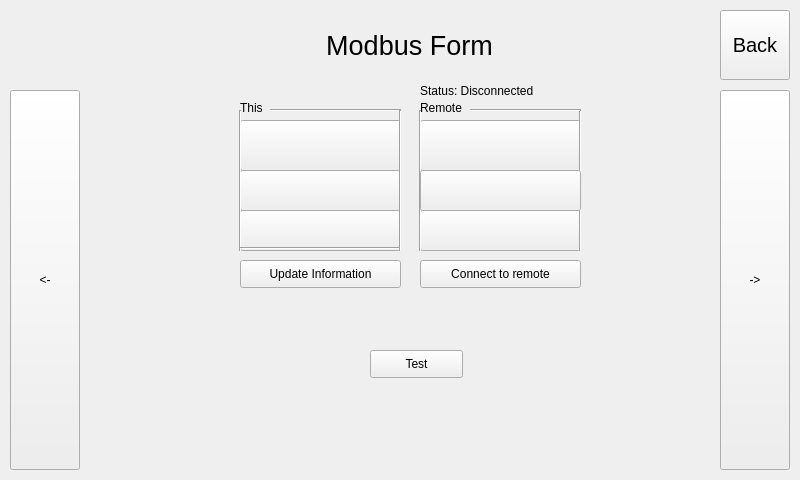
<?xml version="1.0" encoding="UTF-8"?>
<ui version="4.0">
 <class>ModbusForm</class>
 <widget class="QWidget" name="ModbusForm">
  <property name="geometry">
   <rect>
    <x>0</x>
    <y>0</y>
    <width>800</width>
    <height>480</height>
   </rect>
  </property>
  <property name="windowTitle">
   <string>Form</string>
  </property>
  <widget class="QLabel" name="RemoteIPAddress">
   <property name="geometry">
    <rect>
     <x>430</x>
     <y>120</y>
     <width>141</width>
     <height>51</height>
    </rect>
   </property>
   <property name="font">
    <font>
     <pointsize>12</pointsize>
    </font>
   </property>
   <property name="text">
    <string>IP Address:
172.22.0.28</string>
   </property>
  </widget>
  <widget class="QLabel" name="ThisPort">
   <property name="geometry">
    <rect>
     <x>250</x>
     <y>180</y>
     <width>141</width>
     <height>31</height>
    </rect>
   </property>
   <property name="font">
    <font>
     <pointsize>12</pointsize>
    </font>
   </property>
   <property name="text">
    <string>Port: 50200</string>
   </property>
  </widget>
  <widget class="QLabel" name="thisLabel">
   <property name="geometry">
    <rect>
     <x>240</x>
     <y>100</y>
     <width>55</width>
     <height>16</height>
    </rect>
   </property>
   <property name="text">
    <string>This</string>
   </property>
  </widget>
  <widget class="QLabel" name="RemoteID">
   <property name="geometry">
    <rect>
     <x>430</x>
     <y>210</y>
     <width>141</width>
     <height>31</height>
    </rect>
   </property>
   <property name="font">
    <font>
     <pointsize>12</pointsize>
    </font>
   </property>
   <property name="text">
    <string>Unit ID: 0</string>
   </property>
  </widget>
  <widget class="QPushButton" name="connectionButton">
   <property name="geometry">
    <rect>
     <x>420</x>
     <y>260</y>
     <width>161</width>
     <height>28</height>
    </rect>
   </property>
   <property name="text">
    <string>Connect to remote</string>
   </property>
  </widget>
  <widget class="QPushButton" name="UpdateInfoButton">
   <property name="geometry">
    <rect>
     <x>240</x>
     <y>260</y>
     <width>161</width>
     <height>28</height>
    </rect>
   </property>
   <property name="text">
    <string>Update Information</string>
   </property>
  </widget>
  <widget class="QPushButton" name="ThisIPMask">
   <property name="geometry">
    <rect>
     <x>240</x>
     <y>120</y>
     <width>161</width>
     <height>51</height>
    </rect>
   </property>
   <property name="text">
    <string/>
   </property>
  </widget>
  <widget class="QLabel" name="Title">
   <property name="geometry">
    <rect>
     <x>174</x>
     <y>25</y>
     <width>471</width>
     <height>41</height>
    </rect>
   </property>
   <property name="font">
    <font>
     <pointsize>20</pointsize>
    </font>
   </property>
   <property name="text">
    <string>Modbus Form</string>
   </property>
   <property name="alignment">
    <set>Qt::AlignCenter</set>
   </property>
  </widget>
  <widget class="QPushButton" name="testButton">
   <property name="geometry">
    <rect>
     <x>370</x>
     <y>350</y>
     <width>93</width>
     <height>28</height>
    </rect>
   </property>
   <property name="text">
    <string>Test</string>
   </property>
  </widget>
  <widget class="QPushButton" name="RemoteIPMask">
   <property name="geometry">
    <rect>
     <x>420</x>
     <y>120</y>
     <width>161</width>
     <height>51</height>
    </rect>
   </property>
   <property name="text">
    <string/>
   </property>
  </widget>
  <widget class="Line" name="line_2">
   <property name="geometry">
    <rect>
     <x>420</x>
     <y>240</y>
     <width>161</width>
     <height>16</height>
    </rect>
   </property>
   <property name="orientation">
    <enum>Qt::Horizontal</enum>
   </property>
  </widget>
  <widget class="QLabel" name="MIPAddress">
   <property name="geometry">
    <rect>
     <x>250</x>
     <y>120</y>
     <width>141</width>
     <height>51</height>
    </rect>
   </property>
   <property name="font">
    <font>
     <pointsize>12</pointsize>
    </font>
   </property>
   <property name="text">
    <string>IP Address:
172.22.0.28</string>
   </property>
  </widget>
  <widget class="QPushButton" name="RemoteIDMask">
   <property name="geometry">
    <rect>
     <x>420</x>
     <y>210</y>
     <width>161</width>
     <height>41</height>
    </rect>
   </property>
   <property name="text">
    <string/>
   </property>
  </widget>
  <widget class="QLabel" name="ThisID">
   <property name="geometry">
    <rect>
     <x>250</x>
     <y>210</y>
     <width>141</width>
     <height>31</height>
    </rect>
   </property>
   <property name="font">
    <font>
     <pointsize>12</pointsize>
    </font>
   </property>
   <property name="text">
    <string>Unit ID: 0</string>
   </property>
  </widget>
  <widget class="Line" name="line_4">
   <property name="geometry">
    <rect>
     <x>570</x>
     <y>110</y>
     <width>20</width>
     <height>141</height>
    </rect>
   </property>
   <property name="orientation">
    <enum>Qt::Vertical</enum>
   </property>
  </widget>
  <widget class="Line" name="line_5">
   <property name="geometry">
    <rect>
     <x>470</x>
     <y>100</y>
     <width>111</width>
     <height>20</height>
    </rect>
   </property>
   <property name="orientation">
    <enum>Qt::Horizontal</enum>
   </property>
  </widget>
  <widget class="Line" name="line_7">
   <property name="geometry">
    <rect>
     <x>270</x>
     <y>100</y>
     <width>131</width>
     <height>20</height>
    </rect>
   </property>
   <property name="orientation">
    <enum>Qt::Horizontal</enum>
   </property>
  </widget>
  <widget class="Line" name="line_3">
   <property name="geometry">
    <rect>
     <x>410</x>
     <y>110</y>
     <width>20</width>
     <height>141</height>
    </rect>
   </property>
   <property name="orientation">
    <enum>Qt::Vertical</enum>
   </property>
  </widget>
  <widget class="QPushButton" name="ThisIDMask">
   <property name="geometry">
    <rect>
     <x>240</x>
     <y>210</y>
     <width>161</width>
     <height>41</height>
    </rect>
   </property>
   <property name="text">
    <string/>
   </property>
  </widget>
  <widget class="QPushButton" name="ThisPortMask">
   <property name="geometry">
    <rect>
     <x>240</x>
     <y>170</y>
     <width>161</width>
     <height>41</height>
    </rect>
   </property>
   <property name="text">
    <string/>
   </property>
  </widget>
  <widget class="Line" name="line_6">
   <property name="geometry">
    <rect>
     <x>230</x>
     <y>110</y>
     <width>20</width>
     <height>141</height>
    </rect>
   </property>
   <property name="orientation">
    <enum>Qt::Vertical</enum>
   </property>
  </widget>
  <widget class="Line" name="line_9">
   <property name="geometry">
    <rect>
     <x>240</x>
     <y>240</y>
     <width>161</width>
     <height>16</height>
    </rect>
   </property>
   <property name="orientation">
    <enum>Qt::Horizontal</enum>
   </property>
  </widget>
  <widget class="QLabel" name="remoteLabel">
   <property name="geometry">
    <rect>
     <x>420</x>
     <y>100</y>
     <width>71</width>
     <height>16</height>
    </rect>
   </property>
   <property name="text">
    <string>Remote</string>
   </property>
  </widget>
  <widget class="QLabel" name="RemotePort">
   <property name="geometry">
    <rect>
     <x>430</x>
     <y>180</y>
     <width>141</width>
     <height>31</height>
    </rect>
   </property>
   <property name="font">
    <font>
     <pointsize>12</pointsize>
    </font>
   </property>
   <property name="text">
    <string>Port: 50200</string>
   </property>
  </widget>
  <widget class="Line" name="line_8">
   <property name="geometry">
    <rect>
     <x>390</x>
     <y>110</y>
     <width>20</width>
     <height>141</height>
    </rect>
   </property>
   <property name="orientation">
    <enum>Qt::Vertical</enum>
   </property>
  </widget>
  <widget class="QPushButton" name="RemotePortMask">
   <property name="geometry">
    <rect>
     <x>420</x>
     <y>170</y>
     <width>161</width>
     <height>41</height>
    </rect>
   </property>
   <property name="text">
    <string/>
   </property>
  </widget>
  <widget class="QLabel" name="Statuslabel">
   <property name="geometry">
    <rect>
     <x>420</x>
     <y>80</y>
     <width>141</width>
     <height>21</height>
    </rect>
   </property>
   <property name="text">
    <string>Status: Disconnected</string>
   </property>
  </widget>
  <widget class="QPushButton" name="closeButton">
   <property name="geometry">
    <rect>
     <x>720</x>
     <y>10</y>
     <width>70</width>
     <height>70</height>
    </rect>
   </property>
   <property name="font">
    <font>
     <pointsize>15</pointsize>
    </font>
   </property>
   <property name="text">
    <string>Back</string>
   </property>
  </widget>
  <widget class="QPushButton" name="moveLeftButton">
   <property name="geometry">
    <rect>
     <x>10</x>
     <y>90</y>
     <width>70</width>
     <height>380</height>
    </rect>
   </property>
   <property name="text">
    <string>&lt;-</string>
   </property>
  </widget>
  <widget class="QPushButton" name="moveRightButton">
   <property name="geometry">
    <rect>
     <x>720</x>
     <y>90</y>
     <width>70</width>
     <height>380</height>
    </rect>
   </property>
   <property name="text">
    <string>-&gt;</string>
   </property>
  </widget>
  <zorder>Title</zorder>
  <zorder>MIPAddress</zorder>
  <zorder>RemoteIPAddress</zorder>
  <zorder>ThisPort</zorder>
  <zorder>thisLabel</zorder>
  <zorder>RemoteID</zorder>
  <zorder>connectionButton</zorder>
  <zorder>UpdateInfoButton</zorder>
  <zorder>ThisIPMask</zorder>
  <zorder>testButton</zorder>
  <zorder>RemoteIPMask</zorder>
  <zorder>line_2</zorder>
  <zorder>RemoteIDMask</zorder>
  <zorder>ThisID</zorder>
  <zorder>line_4</zorder>
  <zorder>line_5</zorder>
  <zorder>line_7</zorder>
  <zorder>line_3</zorder>
  <zorder>ThisIDMask</zorder>
  <zorder>ThisPortMask</zorder>
  <zorder>line_6</zorder>
  <zorder>line_9</zorder>
  <zorder>remoteLabel</zorder>
  <zorder>RemotePort</zorder>
  <zorder>line_8</zorder>
  <zorder>RemotePortMask</zorder>
  <zorder>Statuslabel</zorder>
  <zorder>closeButton</zorder>
  <zorder>moveLeftButton</zorder>
  <zorder>moveRightButton</zorder>
 </widget>
 <resources/>
 <connections/>
</ui>
